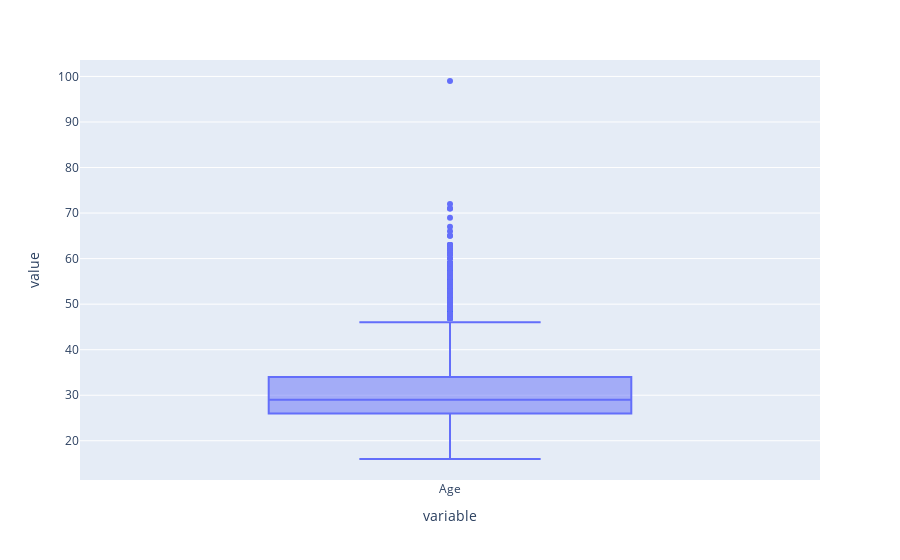

Notebook cell for this chart:
### Code cell
px.box(df['Age'])

### Figure 1 — Plotly figure (JSON) as saved in the notebook; plotly's stock layout.template omitted (floating-point values rounded to 4 significant figures; data arrays with more than 128 entries replaced by an {"elided": "..."} marker saying what was removed)
{"data": [{"alignmentgroup": "True", "hovertemplate": "variable=%{x}<br>value=%{y}<extra></extra>", "legendgroup": "", "marker": {"color": "#636efa"}, "name": "", "notched": false, "offsetgroup": "", "orientation": "v", "showlegend": false, "type": "box", "x": {"elided": "11398 str values"}, "x0": " ", "xaxis": "x", "y": {"elided": "11398 float values"}, "y0": " ", "yaxis": "y"}], "layout": {"autosize": true, "boxmode": "group", "legend": {"tracegroupgap": 0}, "margin": {"t": 60}, "xaxis": {"anchor": "y", "autorange": true, "domain": [0, 1], "range": [-0.5, 0.5], "title": {"text": "variable"}, "type": "category"}, "yaxis": {"anchor": "x", "autorange": true, "domain": [0, 1], "range": [11.39, 103.6], "title": {"text": "value"}, "type": "linear"}}}
